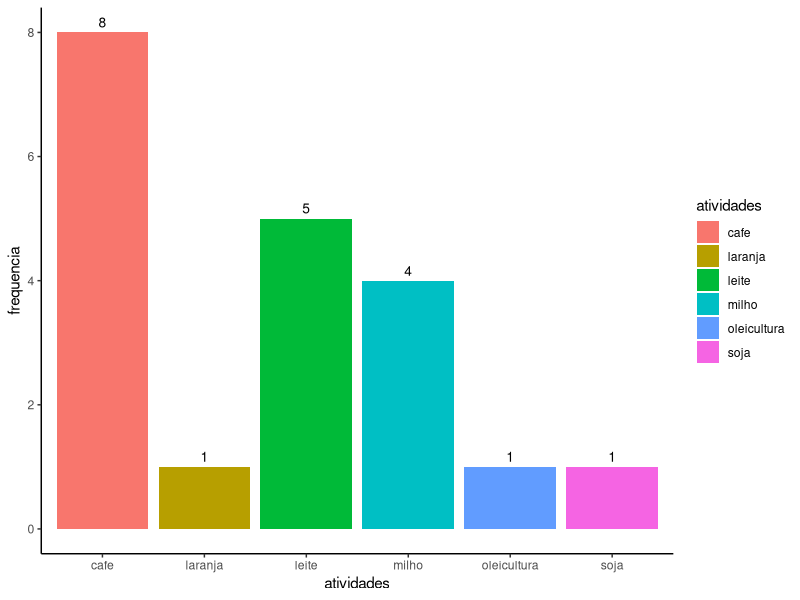

The R source for this figure: (Note: this script raises an error after producing the figure.)
#Estatistica Descritiva 

#Lista 1

#1a) 
#https://stackoverflow.com/questions/18799901/data-frame-group-by-column
#https://stackoverflow.com/questions/1923273/counting-the-number-of-elements-with-the-values-of-x-in-a-vector


atividades <- c("cafe" , "milho", "milho", "oleicultura", 
                "leite", "soja", "cafe", "cafe", 
                "leite", "leite", "laranja", "milho", 
                "milho", "leite", "leite", "cafe", 
                "cafe", "cafe", "cafe", "cafe")

tab_atividades <- table(atividades)

df_atividades <- as.data.frame(tab_atividades)


#renomear as colunas do dataframe 

names(df_atividades)[names(df_atividades) == "Freq"]   <- "frequencia"

#http://www.sthda.com/english/wiki/ggplot2-barplots-quick-start-guide-r-software-and-data-visualization

#install.packages("ggplot2")
library(ggplot2)


p <- ggplot(data=df_atividades, aes(x=atividades, y=frequencia, fill = atividades)) +
  geom_bar(stat="identity") + 
  geom_text(aes(label=frequencia), vjust=-0.5, size=3.5) + 
  theme_classic()

print(p)


cafe <- rep("Cafe", 8)
leite <- rep("leite", 5)
milho <- rep("milho", 4)
soja  <- rep("soja", 1)
laranja <- rep('laranja', 1)
oleicultura <- rep('oleicultura', 1)

#concatenar os vetores 
atividades <- c(cafe, leite, milho, soja, laranja, oleicultura)



#https://www.geeksforgeeks.org/absolute-and-relative-frequency-in-r-programming/

#https://dabblingwithdata.wordpress.com/2017/12/20/my-favourite-r-package-for-frequency-tables/

freq_abs  <- table(atividades)

print(freq_abs)

freq_relative <- freq_abs / length(atividades)

print(freq_relative)

porcentagem <- freq_relative * 100

print(porcentagem)


#1b) 

#elemento com maior frequencia absoluta 
names(freq_abs)[which.max(freq_abs)]


#ordenar a tabela de frequencia em ordem decrescente 
freq_abs_ord <- sort(freq_abs,decreasing=T)

#obter o elemento e sua frequencia 
freq_abs_ord[1]


#2a) 

class_A <- 0.22
class_B <- 0.18
class_C <- 0.40
class_D <-  1 - (class_A + class_B + class_C)
print(class_D)

#2b)
length_amostra = 200 

freq_abs = class_D * length_amostra
print(freq_abs)


#3a) 

#gerar número randomicos 
length_amostra = 30 
notas <- runif(length_amostra, min = 1, max = 10) 
print(notas)  

#or input values by user 
N <- as.numeric(readline("Informe a quantidade de números: "))
notas <- vector()  # making sure x is empty

for (n in (1:N)) 
{
  new_note <- readline(paste0("Informe o número ", n, " of ", N, ": "))
  notas <- append(notas, as.numeric(new_note))
}

cat("Números digitados:\n")
print(notas)


nota_ini <- 1.0 
nota_fim <- 10.0
interval_notes <- 1.5 

#https://stackoverflow.com/questions/29215589/while-vs-repeat-loops-in-r


while (nota_ini < nota_fim)
{

  print(paste("Notal Inicial:", nota_ini , " Nota Final:", nota_ini + interval_notes))
  
  notas_no_intervalo <- notas[notas >= nota_ini & notas <  nota_ini + interval_notes]

  print(paste("Notas no Intervado: ", format(notas_no_intervalo, digits=2)))
  
  freq_abs_nota <- length(notas_no_intervalo)
  print(paste("Frequência Absoluta: ", freq_abs_nota))
  
  freq_rel_notas <- freq_abs_nota / length(notas)
  print(paste("Frequencia Relativa: ", format(freq_rel_notas, digits=2)))  #só funciona para digitos <> de zero,  Ex: format(1.23456,digits=3) 
  
  porcentagem <- freq_rel_notas * 100
  print(paste("Porcentagem: ", format(porcentagem, digits=2)))
  
  #incrementa o intervalo de notas 
  nota_ini <- nota_ini + interval_notes  
  
  cat("\n")

}
  

#forma obsoleta de ser fazer -> imagine um intervalo de 1 até 100 
"
notas1 <- notas[notas >= 1.0 & notas <  2.5]
notas2 <- notas[notas >= 2.5 & notas <  4.0]
notas3 <- notas[notas >= 4.0 & notas <  5.5]
notas4 <- notas[notas >= 5.5 & notas <  7.0]
notas5 <- notas[notas >= 7.0 & notas <  8.5]
notas6 <- notas[notas >= 8.5 & notas <=  10.0]
"


#uma solução classica em R 
#http://www.r-tutor.com/elementary-statistics/quantitative-data/frequency-distribution-quantitative-data

length_amostra = 30 
notas <- c(6.5, 3.2, 9.3, 4.2, 7.4, 1.2, 8.6, 3.5, 8.0, 3.8,
           1.7, 4.2, 2.1, 4.8, 5.4, 3.3, 3.2, 6.4, 9.1, 5.3, 
           1.9, 4.5, 5.5, 6.1, 7.0, 2.1, 6.2, 5.6, 4.8, 4.7)
print(notas)  

interval <- range(notas)

breaks = seq(1.0, 10.0, by=1.5)

notas.cut <- cut(notas, breaks, right=FALSE)

notas.freq = table(notas.cut)

freq_relative <- notas.freq/length_amostra
freq_relative_format <- format(freq_relative, digits=3)

porcentagem <- freq_relative * 100
porcentagem_format <- format(porcentagem, digits=3)

#exibir o resultado em colunas 
cbind(notas.freq,  freq_relative_format, porcentagem_format)


#4a)

#63 + (x + 54) + 2*x + x/2 = 180

#7x = 126  

x <- solve(7, 126)


#4b

grupos_pessoas <- c(63, 72, 36, 9)
breaks = seq(5.0, 25.0, by=5)

gastos <- vector()


for (i in 1:4)
{
  gastos <- c(gastos , runif(grupos_pessoas[i], min = breaks[i], max = breaks[i+1])) 
} 

print(gastos)  


gastos.cut <- cut(gastos, breaks, right=FALSE)

gastos.freq = table(gastos.cut)

freq_relative <- gastos.freq/length(gastos)
freq_relative_format <- format(freq_relative, digits=2)

porcentagem <- freq_relative * 100
porcentagem_format <- format(porcentagem, digits=2)

#exibir o resultado em colunas 
cbind(gastos.freq,  freq_relative_format, porcentagem_format)

print(porcentagem_format[4])

#4c)


#https://stackoverflow.com/questions/7448881/how-to-access-single-elements-in-a-table-in-r
#se utilizar apenas: freq_relative[1] -> irá retornar o nome da coluna da tabela, como estamos querendo acessar apenas uma celula 
print(freq_relative[[1]][1] + freq_relative[[2]][1])







  






